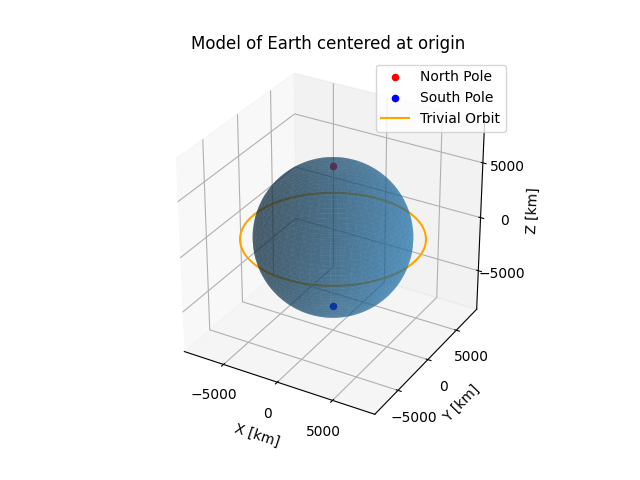

Here is the Python script that generated this plot:
import matplotlib.pyplot as plt
from matplotlib import cm, colors
from mpl_toolkits.mplot3d import Axes3D
import numpy as np

def plotCentralBody(r = 6378, zoom = 2000):
    # initiate figure
    fig = plt.figure()
    ax = plt.axes(projection = '3d')

    # create grid of phi, theta values to define a sphere in space
    pi = np.pi
    phi, theta = np.mgrid[0.0:pi:100j, 0.0:2.0*pi:100j]

    # equations of a sphere in coordinate geometry
    radX = r*np.sin(phi)*np.cos(theta)
    radY = r*np.sin(phi)*np.sin(theta)
    radZ = r*np.cos(phi)

    # creating trivial orbit
    alt = 1000
    xline = np.linspace(-r - alt, r + alt, (int)((r+alt)/10))
    ylinePOS = np.array([np.sqrt((r+alt)**2 - eleX**2) for eleX in xline])
    ylineNEG = np.array([-1*eleY for eleY in ylinePOS])
    zline = np.array([0 for eleX in xline])

    ax.scatter(0, 0, r, color = "red", label = "North Pole")
    ax.scatter(0, 0, -r, color = "blue", label = "South Pole") 

    ax.plot(xline, ylinePOS, zline, color = 'orange')
    ax.plot(xline, ylineNEG, zline, color = 'orange', label = 'Trivial Orbit')

    ax.legend()

    # plotting
    ax.plot_surface(radX, radY, radZ, alpha = 0.5)

    # setting window limits
    ax.set_xlim([-r - zoom, r + zoom])
    ax.set_ylim([-r - zoom, r + zoom])
    ax.set_zlim([-r - zoom, r + zoom])
    ax.set_box_aspect((1,1,1))

    # defining window properties
    ax.set_xlabel('X [km]')
    ax.set_ylabel('Y [km]')
    ax.set_zlabel('Z [km]')
    ax.set_title('Model of Earth centered at origin')

    plt.locator_params(axis='x', nbins=5)
    plt.locator_params(axis='y', nbins=5)
    plt.locator_params(axis='z', nbins=5)

    # show window
    # plt.show()
    return plt

if __name__ == "__main__":
    plotCentralBody()
